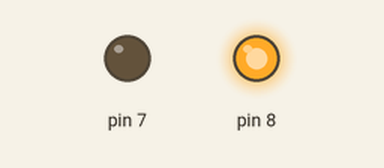
Simulated run of this sketch. Board: Arduino Uno, built with avr-gcc and run on an emulated ATmega328P. Shown: output pins drawn as LEDs (lit = HIGH).

Above: at 1.0 s.
At 3.0 s:
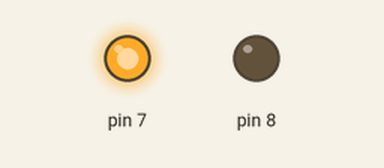
Timing chart, 0 to 5.2 s (numbered marks = the images above):
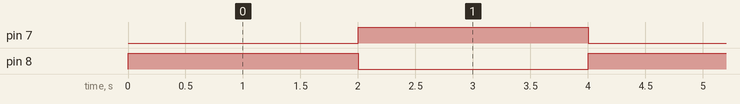

The sketch:

for_H-bridg_with_motor.ino
```cpp
int left =8; //this is connected with npn
int right =7;//the same like before but with the other npn

void setup()
{
  pinMode(8, OUTPUT);
  pinMode(7, OUTPUT);
}

void loop()
{
   // Wait for 1000 millisecond(s)

  digitalWrite(7, LOW);//the right directhon will off
  digitalWrite(8, HIGH);//the left direction on
  delay(2000); // Wait for 2000 millisecond
  digitalWrite(8, LOW);//then the right direction on
  digitalWrite(7, HIGH);//left direction of
  delay(2000);//


}
```

Measured:
- by itself, pin 7, pin 8: alternates HIGH for 2.0 s and LOW for 2.0 s
